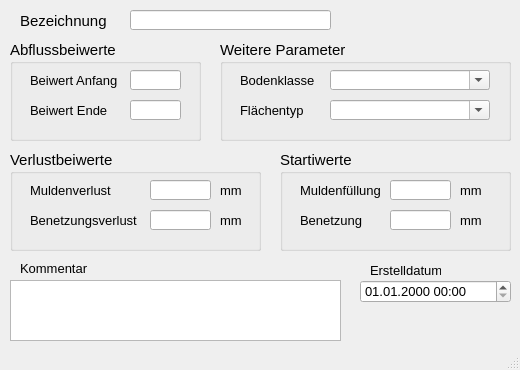
<?xml version="1.0" encoding="UTF-8"?>
<ui version="4.0">
 <class>MainWindow</class>
 <widget class="QMainWindow" name="MainWindow">
  <property name="geometry">
   <rect>
    <x>0</x>
    <y>0</y>
    <width>520</width>
    <height>370</height>
   </rect>
  </property>
  <property name="minimumSize">
   <size>
    <width>520</width>
    <height>370</height>
   </size>
  </property>
  <property name="font">
   <font>
    <family>Tahoma</family>
    <pointsize>10</pointsize>
   </font>
  </property>
  <property name="windowTitle">
   <string>MainWindow</string>
  </property>
  <widget class="QWidget" name="centralwidget">
   <widget class="QLabel" name="label">
    <property name="geometry">
     <rect>
      <x>20</x>
      <y>10</y>
      <width>101</width>
      <height>21</height>
     </rect>
    </property>
    <property name="font">
     <font>
      <family>Tahoma</family>
      <pointsize>11</pointsize>
     </font>
    </property>
    <property name="text">
     <string>Bezeichnung</string>
    </property>
   </widget>
   <widget class="QLabel" name="label_70">
    <property name="geometry">
     <rect>
      <x>370</x>
      <y>260</y>
      <width>71</width>
      <height>21</height>
     </rect>
    </property>
    <property name="text">
     <string>Erstelldatum</string>
    </property>
   </widget>
   <widget class="QLabel" name="label_14">
    <property name="geometry">
     <rect>
      <x>20</x>
      <y>260</y>
      <width>81</width>
      <height>16</height>
     </rect>
    </property>
    <property name="text">
     <string>Kommentar</string>
    </property>
   </widget>
   <widget class="QLineEdit" name="apnam">
    <property name="geometry">
     <rect>
      <x>130</x>
      <y>10</y>
      <width>201</width>
      <height>20</height>
     </rect>
    </property>
    <property name="acceptDrops">
     <bool>false</bool>
    </property>
    <property name="toolTip">
     <string>&lt;html&gt;&lt;head/&gt;&lt;body&gt;&lt;p&gt;Eindeutige Bezeichnung&lt;/p&gt;&lt;/body&gt;&lt;/html&gt;</string>
    </property>
    <property name="statusTip">
     <string>Eindeutige Bezeichnung</string>
    </property>
   </widget>
   <widget class="QTextEdit" name="kommentar">
    <property name="geometry">
     <rect>
      <x>10</x>
      <y>280</y>
      <width>331</width>
      <height>61</height>
     </rect>
    </property>
    <property name="toolTip">
     <string>&lt;html&gt;&lt;head/&gt;&lt;body&gt;&lt;p&gt;Platz für zusätzliche Kommentare.&lt;/p&gt;&lt;/body&gt;&lt;/html&gt;</string>
    </property>
    <property name="statusTip">
     <string>Platz für zusätzliche Kommentare.</string>
    </property>
   </widget>
   <widget class="QgsDateTimeEdit" name="createdat">
    <property name="geometry">
     <rect>
      <x>360</x>
      <y>280</y>
      <width>151</width>
      <height>23</height>
     </rect>
    </property>
    <property name="currentSection">
     <enum>QDateTimeEdit::DaySection</enum>
    </property>
    <property name="displayFormat">
     <string>dd.MM.yyyy HH:mm</string>
    </property>
   </widget>
   <widget class="QGroupBox" name="groupBox">
    <property name="geometry">
     <rect>
      <x>10</x>
      <y>40</y>
      <width>191</width>
      <height>101</height>
     </rect>
    </property>
    <property name="font">
     <font>
      <family>Tahoma</family>
      <pointsize>11</pointsize>
      <weight>50</weight>
      <bold>false</bold>
     </font>
    </property>
    <property name="title">
     <string>Abflussbeiwerte</string>
    </property>
    <widget class="QLabel" name="label_9">
     <property name="geometry">
      <rect>
       <x>20</x>
       <y>30</y>
       <width>91</width>
       <height>21</height>
      </rect>
     </property>
     <property name="font">
      <font>
       <family>Tahoma</family>
       <pointsize>10</pointsize>
       <weight>50</weight>
       <bold>false</bold>
      </font>
     </property>
     <property name="toolTip">
      <string>&lt;html&gt;&lt;head/&gt;&lt;body&gt;&lt;p&gt;Startwert für den Abflussbeiwert in HYSTEM-EXTRAN (0.0 - 1.0)&lt;/p&gt;&lt;/body&gt;&lt;/html&gt;</string>
     </property>
     <property name="statusTip">
      <string>Startwert für den Abflussbeiwert in HYSTEM-EXTRAN (0.0 - 1.0)</string>
     </property>
     <property name="text">
      <string>Beiwert Anfang</string>
     </property>
    </widget>
    <widget class="QLabel" name="label_13">
     <property name="geometry">
      <rect>
       <x>20</x>
       <y>60</y>
       <width>91</width>
       <height>21</height>
      </rect>
     </property>
     <property name="font">
      <font>
       <family>Tahoma</family>
       <pointsize>10</pointsize>
       <weight>50</weight>
       <bold>false</bold>
      </font>
     </property>
     <property name="toolTip">
      <string>&lt;html&gt;&lt;head/&gt;&lt;body&gt;&lt;p&gt;Endwert für den Abflussbeiwert in HYSTEM-EXTRAN (0.0 - 1.0)&lt;/p&gt;&lt;/body&gt;&lt;/html&gt;</string>
     </property>
     <property name="statusTip">
      <string>&lt;html&gt;&lt;head/&gt;&lt;body&gt;&lt;p&gt;Endwert für den Abflussbeiwert in HYSTEM-EXTRAN (0.0 - 1.0)&lt;/p&gt;&lt;/body&gt;&lt;/html&gt;</string>
     </property>
     <property name="text">
      <string>Beiwert Ende</string>
     </property>
    </widget>
    <widget class="QLineEdit" name="anfangsabflussbeiwert">
     <property name="geometry">
      <rect>
       <x>120</x>
       <y>30</y>
       <width>51</width>
       <height>20</height>
      </rect>
     </property>
     <property name="font">
      <font>
       <family>Tahoma</family>
       <pointsize>10</pointsize>
       <weight>50</weight>
       <bold>false</bold>
      </font>
     </property>
     <property name="toolTip">
      <string>&lt;html&gt;&lt;head/&gt;&lt;body&gt;&lt;p&gt;Startwert für den Abflussbeiwert in HYSTEM-EXTRAN (0.0 - 1.0)&lt;/p&gt;&lt;/body&gt;&lt;/html&gt;</string>
     </property>
     <property name="statusTip">
      <string>Startwert für den Abflussbeiwert in HYSTEM-EXTRAN (0.0 - 1.0)</string>
     </property>
    </widget>
    <widget class="QLineEdit" name="endabflussbeiwert">
     <property name="geometry">
      <rect>
       <x>120</x>
       <y>60</y>
       <width>51</width>
       <height>20</height>
      </rect>
     </property>
     <property name="font">
      <font>
       <family>Tahoma</family>
       <pointsize>10</pointsize>
       <weight>50</weight>
       <bold>false</bold>
      </font>
     </property>
     <property name="toolTip">
      <string>&lt;html&gt;&lt;head/&gt;&lt;body&gt;&lt;p&gt;Endwert für den Abflussbeiwert in HYSTEM-EXTRAN (0.0 - 1.0)&lt;/p&gt;&lt;/body&gt;&lt;/html&gt;</string>
     </property>
     <property name="statusTip">
      <string>&lt;html&gt;&lt;head/&gt;&lt;body&gt;&lt;p&gt;Endwert für den Abflussbeiwert in HYSTEM-EXTRAN (0.0 - 1.0)&lt;/p&gt;&lt;/body&gt;&lt;/html&gt;</string>
     </property>
     <property name="accessibleName">
      <string>endabflussbeiwert</string>
     </property>
    </widget>
   </widget>
   <widget class="QGroupBox" name="groupBox_2">
    <property name="geometry">
     <rect>
      <x>10</x>
      <y>150</y>
      <width>251</width>
      <height>101</height>
     </rect>
    </property>
    <property name="font">
     <font>
      <family>Tahoma</family>
      <pointsize>11</pointsize>
      <weight>50</weight>
      <bold>false</bold>
     </font>
    </property>
    <property name="title">
     <string>Verlustbeiwerte</string>
    </property>
    <widget class="QLabel" name="label_7">
     <property name="geometry">
      <rect>
       <x>210</x>
       <y>60</y>
       <width>30</width>
       <height>21</height>
      </rect>
     </property>
     <property name="font">
      <font>
       <family>Tahoma</family>
       <pointsize>10</pointsize>
       <weight>50</weight>
       <bold>false</bold>
      </font>
     </property>
     <property name="text">
      <string>mm</string>
     </property>
    </widget>
    <widget class="QLineEdit" name="benetzungsverlust">
     <property name="geometry">
      <rect>
       <x>140</x>
       <y>60</y>
       <width>61</width>
       <height>20</height>
      </rect>
     </property>
     <property name="font">
      <font>
       <family>Tahoma</family>
       <pointsize>10</pointsize>
       <weight>50</weight>
       <bold>false</bold>
      </font>
     </property>
     <property name="toolTip">
      <string>&lt;html&gt;&lt;head/&gt;&lt;body&gt;&lt;p&gt;Benetzungsverluste&lt;/p&gt;&lt;/body&gt;&lt;/html&gt;</string>
     </property>
     <property name="statusTip">
      <string>Benetzungsverluste</string>
     </property>
    </widget>
    <widget class="QLabel" name="label_20">
     <property name="geometry">
      <rect>
       <x>20</x>
       <y>60</y>
       <width>121</width>
       <height>21</height>
      </rect>
     </property>
     <property name="font">
      <font>
       <family>Tahoma</family>
       <pointsize>10</pointsize>
       <weight>50</weight>
       <bold>false</bold>
      </font>
     </property>
     <property name="text">
      <string>Benetzungsverlust</string>
     </property>
    </widget>
    <widget class="QLabel" name="label_3">
     <property name="geometry">
      <rect>
       <x>210</x>
       <y>30</y>
       <width>30</width>
       <height>21</height>
      </rect>
     </property>
     <property name="font">
      <font>
       <family>Tahoma</family>
       <pointsize>10</pointsize>
       <weight>50</weight>
       <bold>false</bold>
      </font>
     </property>
     <property name="text">
      <string>mm</string>
     </property>
    </widget>
    <widget class="QLabel" name="label_21">
     <property name="geometry">
      <rect>
       <x>20</x>
       <y>30</y>
       <width>91</width>
       <height>21</height>
      </rect>
     </property>
     <property name="font">
      <font>
       <family>Tahoma</family>
       <pointsize>10</pointsize>
       <weight>50</weight>
       <bold>false</bold>
      </font>
     </property>
     <property name="text">
      <string>Muldenverlust</string>
     </property>
    </widget>
    <widget class="QLineEdit" name="muldenverlust">
     <property name="geometry">
      <rect>
       <x>140</x>
       <y>30</y>
       <width>61</width>
       <height>20</height>
      </rect>
     </property>
     <property name="font">
      <font>
       <family>Tahoma</family>
       <pointsize>10</pointsize>
       <weight>50</weight>
       <bold>false</bold>
      </font>
     </property>
     <property name="toolTip">
      <string>&lt;html&gt;&lt;head/&gt;&lt;body&gt;&lt;p&gt;Muldenverluste&lt;/p&gt;&lt;/body&gt;&lt;/html&gt;</string>
     </property>
     <property name="statusTip">
      <string>Muldenverluste</string>
     </property>
    </widget>
   </widget>
   <widget class="QGroupBox" name="groupBox_3">
    <property name="geometry">
     <rect>
      <x>220</x>
      <y>40</y>
      <width>291</width>
      <height>101</height>
     </rect>
    </property>
    <property name="font">
     <font>
      <family>Tahoma</family>
      <pointsize>11</pointsize>
      <weight>50</weight>
      <bold>false</bold>
     </font>
    </property>
    <property name="title">
     <string>Weitere Parameter</string>
    </property>
    <widget class="QComboBox" name="flaechentyp">
     <property name="geometry">
      <rect>
       <x>110</x>
       <y>60</y>
       <width>160</width>
       <height>20</height>
      </rect>
     </property>
     <property name="font">
      <font>
       <family>Tahoma</family>
       <pointsize>10</pointsize>
       <weight>50</weight>
       <bold>false</bold>
      </font>
     </property>
     <property name="toolTip">
      <string>&lt;html&gt;&lt;head/&gt;&lt;body&gt;&lt;p&gt;Flächentyp entspr. HYSTEM-EXTRAN&lt;/p&gt;&lt;/body&gt;&lt;/html&gt;</string>
     </property>
     <property name="statusTip">
      <string>Bodenklasse. Muss bei befestigten Flächen leer sein.</string>
     </property>
     <property name="accessibleName">
      <string>bodenklasse</string>
     </property>
     <property name="editable">
      <bool>true</bool>
     </property>
    </widget>
    <widget class="QComboBox" name="bodenklasse">
     <property name="geometry">
      <rect>
       <x>110</x>
       <y>30</y>
       <width>160</width>
       <height>20</height>
      </rect>
     </property>
     <property name="font">
      <font>
       <family>Tahoma</family>
       <pointsize>10</pointsize>
       <weight>50</weight>
       <bold>false</bold>
      </font>
     </property>
     <property name="toolTip">
      <string>Bodenklasse. Muss bei befestigten Flächen leer sein.</string>
     </property>
     <property name="statusTip">
      <string>Bodenklasse. Muss bei befestigten Flächen leer sein.</string>
     </property>
     <property name="accessibleName">
      <string>bodenklasse</string>
     </property>
     <property name="editable">
      <bool>true</bool>
     </property>
    </widget>
    <widget class="QLabel" name="label_19">
     <property name="geometry">
      <rect>
       <x>20</x>
       <y>60</y>
       <width>71</width>
       <height>21</height>
      </rect>
     </property>
     <property name="font">
      <font>
       <family>Tahoma</family>
       <pointsize>10</pointsize>
       <weight>50</weight>
       <bold>false</bold>
      </font>
     </property>
     <property name="text">
      <string>Flächentyp</string>
     </property>
    </widget>
    <widget class="QLabel" name="label_18">
     <property name="geometry">
      <rect>
       <x>20</x>
       <y>30</y>
       <width>81</width>
       <height>21</height>
      </rect>
     </property>
     <property name="font">
      <font>
       <family>Tahoma</family>
       <pointsize>10</pointsize>
       <weight>50</weight>
       <bold>false</bold>
      </font>
     </property>
     <property name="text">
      <string>Bodenklasse</string>
     </property>
    </widget>
   </widget>
   <widget class="QGroupBox" name="groupBox_4">
    <property name="geometry">
     <rect>
      <x>280</x>
      <y>150</y>
      <width>231</width>
      <height>101</height>
     </rect>
    </property>
    <property name="font">
     <font>
      <family>Tahoma</family>
      <pointsize>11</pointsize>
      <weight>50</weight>
      <bold>false</bold>
     </font>
    </property>
    <property name="title">
     <string>Startiwerte</string>
    </property>
    <widget class="QLabel" name="label_10">
     <property name="geometry">
      <rect>
       <x>180</x>
       <y>60</y>
       <width>31</width>
       <height>21</height>
      </rect>
     </property>
     <property name="font">
      <font>
       <family>Tahoma</family>
       <pointsize>10</pointsize>
       <weight>50</weight>
       <bold>false</bold>
      </font>
     </property>
     <property name="text">
      <string>mm</string>
     </property>
    </widget>
    <widget class="QLabel" name="label_11">
     <property name="geometry">
      <rect>
       <x>20</x>
       <y>60</y>
       <width>91</width>
       <height>21</height>
      </rect>
     </property>
     <property name="font">
      <font>
       <family>Tahoma</family>
       <pointsize>10</pointsize>
       <weight>50</weight>
       <bold>false</bold>
      </font>
     </property>
     <property name="text">
      <string>Benetzung</string>
     </property>
    </widget>
    <widget class="QLineEdit" name="benetzung_startwert">
     <property name="geometry">
      <rect>
       <x>110</x>
       <y>60</y>
       <width>61</width>
       <height>20</height>
      </rect>
     </property>
     <property name="font">
      <font>
       <family>Tahoma</family>
       <pointsize>10</pointsize>
       <weight>50</weight>
       <bold>false</bold>
      </font>
     </property>
    </widget>
    <widget class="QLabel" name="label_15">
     <property name="geometry">
      <rect>
       <x>20</x>
       <y>30</y>
       <width>91</width>
       <height>21</height>
      </rect>
     </property>
     <property name="font">
      <font>
       <family>Tahoma</family>
       <pointsize>10</pointsize>
       <weight>50</weight>
       <bold>false</bold>
      </font>
     </property>
     <property name="text">
      <string>Muldenfüllung</string>
     </property>
    </widget>
    <widget class="QLineEdit" name="mulden_startwert">
     <property name="geometry">
      <rect>
       <x>110</x>
       <y>30</y>
       <width>61</width>
       <height>20</height>
      </rect>
     </property>
     <property name="font">
      <font>
       <family>Tahoma</family>
       <pointsize>10</pointsize>
       <weight>50</weight>
       <bold>false</bold>
      </font>
     </property>
    </widget>
    <widget class="QLabel" name="label_16">
     <property name="geometry">
      <rect>
       <x>180</x>
       <y>30</y>
       <width>31</width>
       <height>21</height>
      </rect>
     </property>
     <property name="font">
      <font>
       <family>Tahoma</family>
       <pointsize>10</pointsize>
       <weight>50</weight>
       <bold>false</bold>
      </font>
     </property>
     <property name="text">
      <string>mm</string>
     </property>
    </widget>
   </widget>
  </widget>
  <widget class="QMenuBar" name="menubar">
   <property name="geometry">
    <rect>
     <x>0</x>
     <y>0</y>
     <width>520</width>
     <height>22</height>
    </rect>
   </property>
  </widget>
  <widget class="QStatusBar" name="statusbar"/>
 </widget>
 <customwidgets>
  <customwidget>
   <class>QgsDateTimeEdit</class>
   <extends>QDateTimeEdit</extends>
   <header>qgsdatetimeedit.h</header>
  </customwidget>
 </customwidgets>
 <tabstops>
  <tabstop>apnam</tabstop>
  <tabstop>anfangsabflussbeiwert</tabstop>
  <tabstop>endabflussbeiwert</tabstop>
  <tabstop>muldenverlust</tabstop>
  <tabstop>benetzungsverlust</tabstop>
  <tabstop>bodenklasse</tabstop>
  <tabstop>kommentar</tabstop>
  <tabstop>createdat</tabstop>
 </tabstops>
 <resources/>
 <connections/>
</ui>
